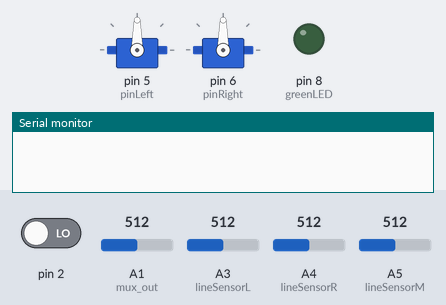
Bench run of a sketch on a simulated Arduino Uno, built with avr-gcc and run on an emulated ATmega328P. Parts: 2 × servo, output pins drawn as LEDs (lit = HIGH), the last lines printed to the serial monitor. Inputs (shaded band) come from the test bench; at power-on: pin 2 LOW, A5 (lineSensorM) = 512, A1 (mux_out) = 512, A3 (lineSensorL) = 512, A4 (lineSensorR) = 512. No radio packets arrive unless stated; pins used as bus, display or sensor lines are not drawn.

Above: at 1.2 s.
1.3 s: pin 2 driven HIGH
At 1.7 s:
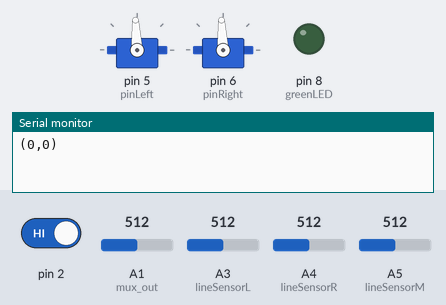
2.8 s: A5 (lineSensorM) set to 306
At 4.0 s:
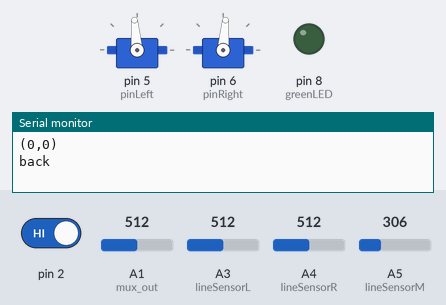
4.3 s: A1 (mux_out) set to 783
5.8 s: A1 (mux_out) set to 811
At 6.7 s:
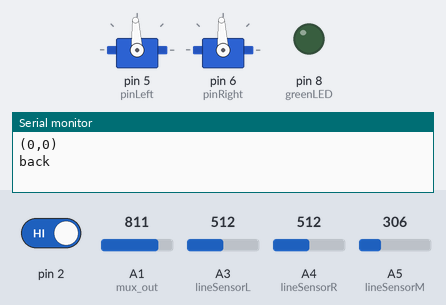
8.8 s: A1 (mux_out) set to 140
11.3 s: A3 (lineSensorL) set to 306
At 12.2 s:
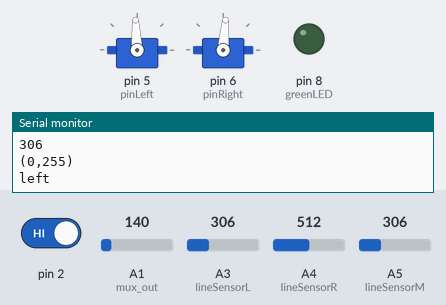
Timing chart, 0 to 13.8 s (numbered marks = the images above; inputs shaded):
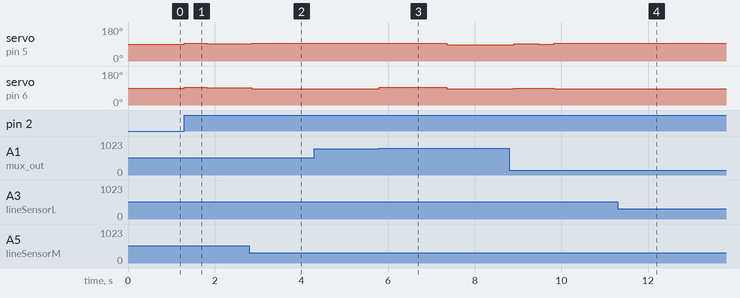

Measured:
- after the input at 1.3 s, servo on pin 5 (pinLeft), servo on pin 6 (pinRight): 90° → 93° at once, → 92° 0.51 s later
- after the input at 2.8 s, servo on pin 5 (pinLeft): 92° → 95° after 0.05 s; servo on pin 6 (pinRight): 92° → 85° after 0.05 s
- after the input at 4.3 s, every drawn part: stays the same
- after the input at 5.8 s, servo on pin 5 (pinLeft): 95° → 93° at once, → 87° 1.6 s later; servo on pin 6 (pinRight): 85° → 93° at once, → 87° 1.6 s later
- after the input at 11.3 s, servo on pin 5 (pinLeft): 95° → 93° at once

The sketch:

Beast_mode_but_it_pivots180.ino
```cpp
#include <Servo.h>
#include <SPI.h>
#include "nRF24L01.h"
#include "RF24.h"


typedef uint8_t byte;

int start = 0;
int done = 0;

/* -------------------------------
 *           THRESHOLDS
 * -------------------------------
 */
// Servo Speeds
#define slow_R 88
#define slow_L 92
#define med_R 87
#define med_L 93
#define med_fast_R 85
#define med_fast_L 95
#define fast_R 0
#define fast_L 180

#define back_slow_R 92
#define back_slow_L 88
#define back_med_R 93
#define back_med_L 87
#define back_med_fast_R 95
#define back_med_fast_L 85
#define back_fast_R 180
#define back_fast_L 0

// Line Following Thresholds
#define left_to 450
#define mid_to 450
#define right_to 450

#define post_movement_delay 50

// Distance Sensor Thresholds
#define sideDist 250    // Above is wall.
#define frontDist 175
#define alleyDist 250

// turning thresholds
#define pivot_overshoot 250
#define turn_check_overshoot 200
#define check_line_delay 20

// Robot Detection Thresholds
#define irFrontThreshold 800 //todo calibrate


byte sampler = 5;
byte sampler2 = 5;

/* -------------------------------
 *        PIN DEFINITIONS
 * -------------------------------
 */

Servo left;
Servo right;
int pinLeft = 5;
int pinRight = 6;

// line sensors
int lineSensorL = A3;
int lineSensorM = A5;
int lineSensorR = A4;
long l_light;
long m_light;
long r_light;
int m_thresh;
bool intersectFlag = 0;

// dist sensors
int mux_c = 3;
int mux_b = 4;
int mux_a = 7;
int mux_out = A1;
int distFront = 0;
int distLeft = 0;
int distRight = 0;

// robot sensor
int irFront = 0;
int av_irFront = 0;
bool robotFront = 0;

int greenLED = 8;
int redLEDs = 1;


// BELOW THIS  IT IS NOT USED
// Large print-out.
int travelCounter;

int m = 0;
// ------------------------------

/* -------------------------------
 *        FXN DEFINITIONS
 * -------------------------------
 */
 int tempspeed;

// Averaging variables for wall sensors.
int av_Dist_L = 0;
int av_Dist_R = 0;
int av_Dist_F = 0;

/* -------------------------------
 *        MAZE VARIABLES
 * -------------------------------
 */

//orientation of bot (0-3 = N-W)
enum Compass{
  North,
  East,
  South,
  West
};

typedef struct{
    byte direction; //should change naming to backPointer
//    byte recentdir;
    bool north;
    bool west;
    bool east;
    bool south;
    bool visited;
}node;

node init_node= {0,0,0,0,0,0};

node Maze[9][9] = {
    {init_node, init_node, init_node, init_node, init_node, init_node, init_node, init_node, init_node},
    {init_node, init_node, init_node, init_node, init_node, init_node, init_node, init_node, init_node},
    {init_node, init_node, init_node, init_node, init_node, init_node, init_node, init_node, init_node},
    {init_node, init_node, init_node, init_node, init_node, init_node, init_node, init_node, init_node},
    {init_node, init_node, init_node, init_node, init_node, init_node, init_node, init_node, init_node},
    {init_node, init_node, init_node, init_node, init_node, init_node, init_node, init_node, init_node},
    {init_node, init_node, init_node, init_node, init_node, init_node, init_node, init_node, init_node},
    {init_node, init_node, init_node, init_node, init_node, init_node, init_node, init_node, init_node},
    {init_node, init_node, init_node, init_node, init_node, init_node, init_node, init_node, init_node},
};

byte xpos, ypos = 0;

// byte direction;
byte nextDirection = 0; //global var, passed into moveToNearbyNode
byte recentDirection = 0; //compass variable
byte diff;

bool wallLeft = 0;
bool wallRight = 0;
bool wallForward = 0;

unsigned int walls;
unsigned int data;

RF24 radio(9,10);

//
// Topology
//

// Radio pipe addresses for the 2 nodes to communicate.
const uint64_t pipes[2] = { 0x0000000046LL, 0x0000000047LL };


/* -------------------------------
 *         BASIC MOVEMENT
 * -------------------------------
 */

//NEW PIVOT FUNCTIONS:
//Robot will drive forward, begin a turn.
//Until it hits the middle, then stop.
//Then delay slightly to bring us onto track.
//DO NOT ALTER THE DELAYS.
//CHECK THRESHOLDS FIRST.

void pivotLeft()
{
  l_light=0;
  m_light=0;
  r_light=0;

  right.write(slow_R);
  left.write(slow_L);
  delay(500);

  //STOP
  right.write(90);
  left.write(90);
  right.write(slow_R);
  left.write(back_slow_L);
  delay(300);

  // DO AN INITIAL READ
  for(int x =0; x<4; x++){
    m_light += analogRead(lineSensorM);
    l_light += analogRead(lineSensorL);
  }
  m_light = m_light/4;
  l_light = l_light/4;

  while (!(m_light < mid_to && l_light > left_to))//
  {
    for(int x =0; x<8; x++){
        m_light += analogRead(lineSensorM);
        l_light += analogRead(lineSensorL);

    }
    m_light = m_light/8;
    l_light = l_light/8;
   // Serial.println(m_light);
  }
    delay(post_movement_delay);

  right.write(90);
  left.write(90);

  l_light=0;
  m_light=0;
  r_light=0;
}

void pivotRight()
{
  l_light=0;
  m_light=0;
  r_light=0;

  right.write(slow_R);
  left.write(slow_L);
  delay(500);

  //STOP
  right.write(90);
  left.write(90);
  right.write(back_slow_R);
  left.write(slow_L);
  delay(300);

  // DO AN INITIAL READ
  for(int x =0; x<4; x++){
    m_light += analogRead(lineSensorM);
    r_light += analogRead(lineSensorR);
  }
  m_light = m_light/4;
  r_light = r_light/4;

  while (!(m_light < mid_to && r_light > right_to))
    {
      for(int x =0; x<8; x++){
        m_light += analogRead(lineSensorM);
        r_light += analogRead(lineSensorR);
    }
    m_light = m_light/8;
    r_light = r_light/8;
   // Serial.println(m_light);
  }
  delay(post_movement_delay);
  right.write(90);
  left.write(90);

  l_light=0;
  m_light=0;
  r_light=0;
}

//fix.
void pivot180(){
    l_light=0;
    m_light=0;
    r_light=0;

    left.write(med_L);//med_fast_L
    right.write(back_med_R);
    delay(500);
    left.write(slow_L);
    right.write(back_slow_R);
    int test = 5;
    while (!(m_light < mid_to && r_light > right_to))
    {
      for(int x=0;x<test;x++){
        l_light += analogRead(lineSensorL);
        m_light += analogRead(lineSensorM);
        r_light += analogRead(lineSensorR);
      }
        l_light = l_light/test;
        m_light = m_light/test;
        r_light = r_light/test;

    }
   delay(post_movement_delay);
   //left.write(back_slow_L);
   //right.write(slow_R);
   //delay(35);

    l_light=0;
    m_light=0;
    r_light=0;
}

void pivot180detection(){
    l_light=0;
    m_light=1000;
    r_light=0;

    left.write(med_L);//med_fast_L
    right.write(back_med_R);
    //left.write(slow_L);
    //right.write(back_slow_R);
    delay(1500);
    //left.write(slow_L);
    //right.write(back_slow_R);
    int test = 4;
    while (!(m_light < mid_to))
    {
      m_light=0;
      for(int x=0;x<test;x++){
        m_light += analogRead(lineSensorM);
      }
        m_light = m_light/test;
    }
   Serial.println("-----");
   Serial.println(m_light);
   delay(post_movement_delay);
   //left.write(back_slow_L);
   //right.write(slow_R);
   //delay(35);

}

void pivot180detection_alt(){
    l_light=0;
    m_light=1000;
    r_light=0;

    left.write(back_med_L);//med_fast_L
    right.write(med_R);
    delay(1500);
    //left.write(back_slow_L);
    //right.write(slow_R);
    int test = 4;
    while (!(m_light < mid_to))
    {
      m_light=0;
      for(int x=0;x<test;x++){
        m_light += analogRead(lineSensorM);
      }
        m_light = m_light/test;
    }
   delay(post_movement_delay);
   Serial.println(m_light);
   //left.write(back_slow_L);
   //right.write(slow_R);
   //delay(35);
}

void pivotRightatStart()
{
  l_light=0;
  m_light=0;
  r_light=0;

  //STOP
  right.write(90);
  left.write(90);
  right.write(back_slow_R);
  left.write(slow_L);
  delay(300);

  // DO AN INITIAL READ
  for(int x =0; x<4; x++){
    m_light += analogRead(lineSensorM);
    r_light += analogRead(lineSensorR);
  }
  m_light = m_light/4;
  r_light = r_light/4;

  while (!(m_light < mid_to && r_light > right_to))
    {
      for(int x =0; x<8; x++){
        m_light += analogRead(lineSensorM);
        r_light += analogRead(lineSensorR);
    }
    m_light = m_light/8;
    r_light = r_light/8;
   // Serial.println(m_light);
  }
  delay(post_movement_delay);
  right.write(90);
  left.write(90);

  l_light=0;
  m_light=0;
  r_light=0;
}

/* -------------------------------
 *         SENSOR CHECKS
 * -------------------------------
 */

void checkWall(){
  // Clear the Averagers
    av_Dist_F = 0;
    av_Dist_L = 0;
    av_Dist_R = 0;

  //CBA = pin3,pin4,pin7
  // Update all distance sensors.
  for (int x = 0; x < 4; x++){
    //front
    digitalWrite(mux_c, HIGH);
    digitalWrite(mux_b, LOW);
    digitalWrite(mux_a, LOW);
    // |= 0b00001000;
    //PORTD &= 0b01101111;
    av_Dist_F +=  analogRead(mux_out);

    //left
    digitalWrite(mux_c, LOW);
    digitalWrite(mux_b, LOW);
    digitalWrite(mux_a, LOW);
    //PORTD &= 0b01100111;
    av_Dist_L += analogRead(mux_out);

    //right
    digitalWrite(mux_c, LOW);
    digitalWrite(mux_b, HIGH);
    digitalWrite(mux_a, LOW);
    //PORTD &= 0b01110111;
    //PORTD |= 0b00010000;
    av_Dist_R += analogRead(mux_out);
  }
  distLeft = av_Dist_L / 4;
  distFront = av_Dist_F / 4;
  distRight = av_Dist_R / 4;

  wallLeft = 0;
  wallRight = 0;
  wallForward = 0;

  if (distRight>sideDist){
    wallRight=1;
  }

  if (distLeft>sideDist){
    wallLeft=1;
  }

  if(wallRight&&wallLeft){
    if(distFront>alleyDist){
      wallForward = 1;
    }
  }
  else{
    if(distFront>frontDist){
      wallForward=1;
    }
  }
//  Serial.println(distLeft);
//  Serial.println(distFront);
//  Serial.println(distRight);
//  Serial.println("---------------------------");

   //Serial.print("Front: ");
   //Serial.println(wallForward);
   //Serial.print("Right: ");
   //Serial.println(wallRight);

     //Serial.println("---------------------------");

}

/* -------------------------------
 *         LINE FOLLOWER
 * -------------------------------
 */

//SIMPLE CORRECTIVE ALGORITHM:
//When in doubt, check thresholds.
//Then, adjust the sensors to be nicely spaced.
void pd_followLine()
{
    l_light=0;
    m_light=0;
    r_light=0;

    tempspeed = 0;

    for(int x=0;x<5;x++){
      l_light += analogRead(lineSensorL);
      m_light += analogRead(lineSensorM);
      r_light += analogRead(lineSensorR);
    }

    l_light = l_light/5;
    m_light = m_light/5;
    r_light = r_light/5;


    //Serial.println(m_light);

    if (l_light < left_to && r_light < right_to && m_light < mid_to) {
      right.write(slow_R);
      left.write(slow_L);
    }
    else if (r_light < right_to && l_light > left_to) // Less means on the line
    {
      right.write(med_R);
      left.write(med_fast_L);

    }
    else if (l_light < left_to && r_light > right_to)
    {
      left.write(med_L);
      right.write(med_fast_R);

    }
    else
    {
      left.write(med_fast_L);
      right.write(med_fast_R);
    }
}

void pd_followLineSlow()
{
    l_light=0;
    m_light=0;
    r_light=0;

    tempspeed = 0;

    for(int x=0;x<5;x++){
      l_light += analogRead(lineSensorL);
      m_light += analogRead(lineSensorM);
      r_light += analogRead(lineSensorR);
    }

    l_light = l_light/5;
    m_light = m_light/5;
    r_light = r_light/5;


    //Serial.println(m_light);

    if (l_light < left_to && r_light < right_to && m_light < mid_to) {
      right.write(slow_R);
      left.write(slow_L);
    }
    else if (r_light < right_to && l_light > left_to) // Less means on the line
    {
      right.write(slow_R);
      left.write(med_L);

    }
    else if (l_light < left_to && r_light > right_to)
    {
      left.write(slow_L);
      right.write(med_R);

    }
    else
    {
      left.write(slow_L);
      right.write(slow_R);
    }
}

void pd_reverseLine()
{
    l_light=0;
    m_light=0;
    r_light=0;

    tempspeed = 0;

    for(int x=0;x<5;x++){
      l_light += analogRead(lineSensorL);
      m_light += analogRead(lineSensorM);
      r_light += analogRead(lineSensorR);
    }

    l_light = l_light/5;
    m_light = m_light/5;
    r_light = r_light/5;


    //Serial.println(m_light);

    if (l_light < left_to && r_light < right_to && m_light < mid_to) {
      right.write(back_slow_R);
      left.write(back_slow_L);
    }
    //veering left
    else if (r_light < right_to && l_light > left_to) // Less means on the line
    {
      right.write(back_med_fast_R);
      left.write(back_med_L);

    }
    //veering right
    else if (l_light < left_to && r_light > right_to)
    {
      left.write(back_med_fast_L);
      right.write(back_med_R);

    }
    else
    {
      left.write(back_med_fast_L);
      right.write(back_med_fast_R);
    }
}

void intersect() {
  pivot180();
}

/* -------------------------------
 *         ROBOT DETECTION
 * -------------------------------
 */

/*Checks for Robot in front of path. Sets robotFront to 1 if true, else 0.*/
void checkRobot() {
  // irFront = 0;
  av_irFront = 0;
  for (int i = 0; i < 4; i++) {
    digitalWrite(mux_c, LOW);
    digitalWrite(mux_b, HIGH);
    digitalWrite(mux_a, HIGH);
    av_irFront += analogRead(mux_out);
  }
  irFront = av_irFront / 4;
//  Serial.println(irFront);
  robotFront = 0;
  if (irFront >= irFrontThreshold) {
    robotFront = 1;
  }
}

/* -------------------------------
 *        SEARCH ALGORITHM
 * -------------------------------
 */

void directionPick(){
  left.write(slow_L);
  right.write(slow_R);

  Serial.print("(");
  Serial.print(xpos);
  Serial.print(",");
  Serial.print(ypos);
  Serial.println(")");

  checkWall();
  if(!Maze[xpos][ypos].visited){
    switch(Maze[xpos][ypos].direction)
    {
        case North:
            Maze[xpos][ypos].south = 1;
        break;
        case East:
            Maze[xpos][ypos].west = 1;
        break;
        case West:
            Maze[xpos][ypos].east = 1;
        break;
        case South:
            Maze[xpos][ypos].north = 1;
        break;
    }
  }

  walls = 0;
  data = 0;
  switch(recentDirection){
        case North:
            Maze[xpos][ypos].east |= wallRight;
            Maze[xpos][ypos].west |= wallLeft;
            Maze[xpos][ypos].north |= wallForward;
            walls |= (wallLeft<<0);
            walls |= (wallForward<<3);
            walls |= (wallRight<<2);
            break;
        case East:
            Maze[xpos][ypos].east |= wallForward;
            Maze[xpos][ypos].north |= wallLeft;
            Maze[xpos][ypos].south |= wallRight;
            walls |= (wallLeft<<3);
            walls |= (wallForward<<2);
            walls |= (wallRight<<1);
            break;
        case West:
            Maze[xpos][ypos].west |= wallForward;
            Maze[xpos][ypos].north |= wallRight;
            Maze[xpos][ypos].south |= wallLeft;
            walls |= (wallLeft<<1);
            walls |= (wallForward<<0);
            walls |= (wallRight<<3);
            break;
        case South:
            Maze[xpos][ypos].east |= wallLeft;
            Maze[xpos][ypos].west |= wallRight;
            Maze[xpos][ypos].south |= wallForward;
            walls |= (wallLeft<<2);
            walls |= (wallForward<<1);
            walls |= (wallRight<<0);
        break;
    }

    data = (walls<<8)|(ypos<<4)|(xpos);
    //unsigned int data2 = (B00001111 * 256) + B00000011;
    radio.startWrite(&data, sizeof(unsigned int));

    // Checks nearby node for paths to take. Prevents useless looping.
    if (xpos-1 >=0){
      if (Maze[xpos-1][ypos].visited) Maze[xpos][ypos].west =1;
    }
    if (xpos+1 <= 8){
      if (Maze[xpos+1][ypos].visited) Maze[xpos][ypos].east =1;
    }
    if (ypos+1 <= 8){
      if (Maze[xpos][ypos+1].visited) Maze[xpos][ypos].north =1;
    }
    if (ypos-1 >= 0){
      if (Maze[xpos][ypos-1].visited) Maze[xpos][ypos].south =1;
    }

    Maze[xpos][ypos].visited = 1;

    if(Maze[xpos][ypos].north==0){
      nextDirection = North;
      Maze[xpos][ypos].north=1;
    }
    else if(Maze[xpos][ypos].east==0){
      nextDirection = East;
      Maze[xpos][ypos].east=1;
    }
    else if(Maze[xpos][ypos].west==0){
      nextDirection = West;
      Maze[xpos][ypos].west =1;
    }
    else if(Maze[xpos][ypos].south==0){
      nextDirection = South;
       Maze[xpos][ypos].south =1;
    }
    else{
      nextDirection = (Maze[xpos][ypos].direction+2)%4;
    }

    if (xpos==0 && ypos==0){
      if (Maze[xpos][ypos].north && Maze[xpos][ypos].east && (recentDirection==2 || recentDirection==3)){
          left.detach();
          right.detach();
          digitalWrite(greenLED,HIGH);
          done=1;
          return;
      }
    }
}

void moveToNearbyNode(int direction){
  //left.write(slow_L);
  //right.write(slow_R);
  //delay(50);
  diff = abs(direction - recentDirection);
  if (diff == 0){
    left.write(slow_L);
    right.write(slow_R);
    //delay(post_movement_delay);
    for (int i=0;i<150;i++){
      pd_followLine();
    }
    Serial.println("fwd");

  }
  else if (diff == 2){
    pivot180();
    Serial.println("back");
  }
  else if (recentDirection == (direction+1)%4){
    pivotLeft();
    Serial.println("left");
  }
  else if ((recentDirection+1)%4 == direction){
    if (xpos==0 && ypos==0 && recentDirection==0){
      pivotRightatStart();
    }
    else{
      pivotRight();
    }
    Serial.println("right");
  }
  pd_followLine();
  // else{
  //   pivot180();
  // }

  // increment and update next node.
  switch(direction){
    case North:
      ypos++;
      Maze[xpos][ypos].south = 1;
      break;
    case East:
      xpos++;
      Maze[xpos][ypos].west = 1;
      break;
    case West:
      xpos--;
      Maze[xpos][ypos].east = 1;
      break;
    case South:
      ypos--;
      Maze[xpos][ypos].north = 1;
      break;
    }

    if (!Maze[xpos][ypos].visited) {
      Maze[xpos][ypos].direction = direction;
    }

    recentDirection = direction;

    // **** robot detection ****   todo insert this snippet into final integration

    while(!(l_light < left_to && r_light < right_to && m_light < mid_to)){
        pd_followLine();
        checkRobot();
        while (robotFront==1){
          digitalWrite(redLEDs, HIGH);
          pivot180detection();
          pivot180detection_alt();
          checkRobot();
        }
        digitalWrite(redLEDs, LOW);
      }

      // **** robot detection ****    todo


    left.write(slow_L);
    right.write(slow_R);
    delay(60);
}


void setup() {
  //
  // Setup and configure rf radio
  //

  radio.begin();

  // optionally, increase the delay between retries & # of retries
  radio.setRetries(15,15);
  radio.setAutoAck(true);
  // set the channel
  radio.setChannel(0x50);
  // set the power
  // RF24_PA_MIN=-18dBm, RF24_PA_LOW=-12dBm, RF24_PA_HIGH=-6dBM, and RF24_PA_MAX=0dBm.
  radio.setPALevel(RF24_PA_MAX);
  //RF24_250KBPS for 250kbs, RF24_1MBPS for 1Mbps, or RF24_2MBPS for 2Mbps
  radio.setDataRate(RF24_250KBPS);

  // optionally, reduce the payload size.  seems to
  // improve reliability
  //radio.setPayloadSize(8);

  //
  // Open pipes to other nodes for communication
  //

  // This simple sketch opens two pipes for these two nodes to communicate
  // back and forth.
  // Open 'our' pipe for writing
  // Open the 'other' pipe for reading, in position #1 (we can have up to 5 pipes open for reading)

  radio.openWritingPipe(pipes[0]);
  radio.openReadingPipe(1,pipes[1]);

  //
  // Stop listening
  //
  //May be unnecessary
  radio.startListening();
  radio.stopListening();


  Serial.begin(9600);
  left.attach(pinLeft);
  right.attach(pinRight);
  pinMode(2, INPUT);


  // Mux setup
  pinMode(mux_c,OUTPUT);
  pinMode(mux_b,OUTPUT);
  pinMode(mux_a,OUTPUT);

  pinMode(greenLED,OUTPUT);
  pinMode(redLEDs,OUTPUT);

  digitalWrite(redLEDs, LOW);


  // Stop all motors
  left.write(90);
  right.write(90);

}

void loop() {
  // Check Button Press
//  while(1){
//    checkWall();
//      checkRobot();
//  }

  if (digitalRead(2) == 1){
    start = 1;
    while (!(l_light < left_to && r_light < right_to && m_light < mid_to)){
      pd_followLine();
      for(int x=0;x<4;x++){
        l_light += analogRead(lineSensorL);
        m_light += analogRead(lineSensorM);
        r_light += analogRead(lineSensorR);
        }

        l_light = l_light/4;
        m_light = m_light/4;
        r_light = r_light/4;
    }

  }
  if(start){
    while(1) {

      directionPick();
      if (done){
        return;
      }
      moveToNearbyNode(nextDirection);


    //  pd_followLine();
    // for(int x=0;x<4;x++){
    //   l_light += analogRead(lineSensorL);
    //   m_light += analogRead(lineSensorM);
    //   r_light += analogRead(lineSensorR);
    // }

    // l_light = l_light/4;
    // m_light = m_light/4;
    // r_light = r_light/4;
    //  if (l_light < left_to && r_light < right_to && m_light < mid_to) {
    //      intersect();
    //      Serial.println("here");
   }
  }
}
```
